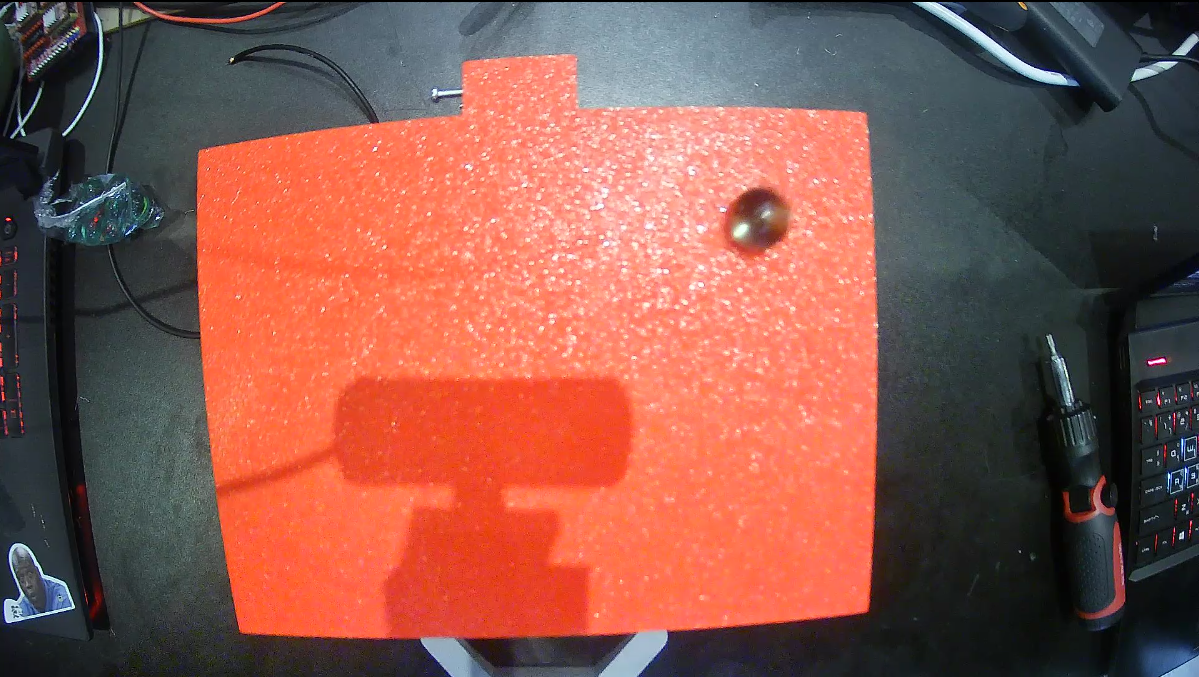
#> input picture TestData/Ball2.png, 1199 x 677 px
$ python onlycamera.py
#> lines starting #> are read from the running program, lines starting #| are printed output that depends on the picture; after the words box and inside, x2 and y2 are one past the last pixel; in counts of white or black regions, pixels touching at a corner belong together
import cv2
import numpy as np
import matplotlib.pyplot as plt
import os

# ---------------------------
# Parameters & Setup
# ---------------------------
data_name = "Ball2.png"
data_folder = os.path.join(os.getcwd(), "TestData")
img_path = os.path.join(data_folder, data_name)
correct_ball = 17  # The correct ball index (adjust as needed)


# ---------------------------
# Load Image
# ---------------------------
original_bgr = cv2.imread(img_path)
#> original_bgr is the input picture: shape (677, 1199, 3); mean B, G, R 77.7, 87.5, 139
if original_bgr is None:
    print("Failed to load image from:", img_path)
    exit()

# Create a copy for annotation (we'll use the same image for all drawings)
annotated_img = original_bgr.copy()

# ---------------------------
# PART 1: BALL DETECTION - Hough Circles
# ---------------------------
# Convert to grayscale and blur for circle detection.
gray = cv2.cvtColor(annotated_img, cv2.COLOR_BGR2GRAY)
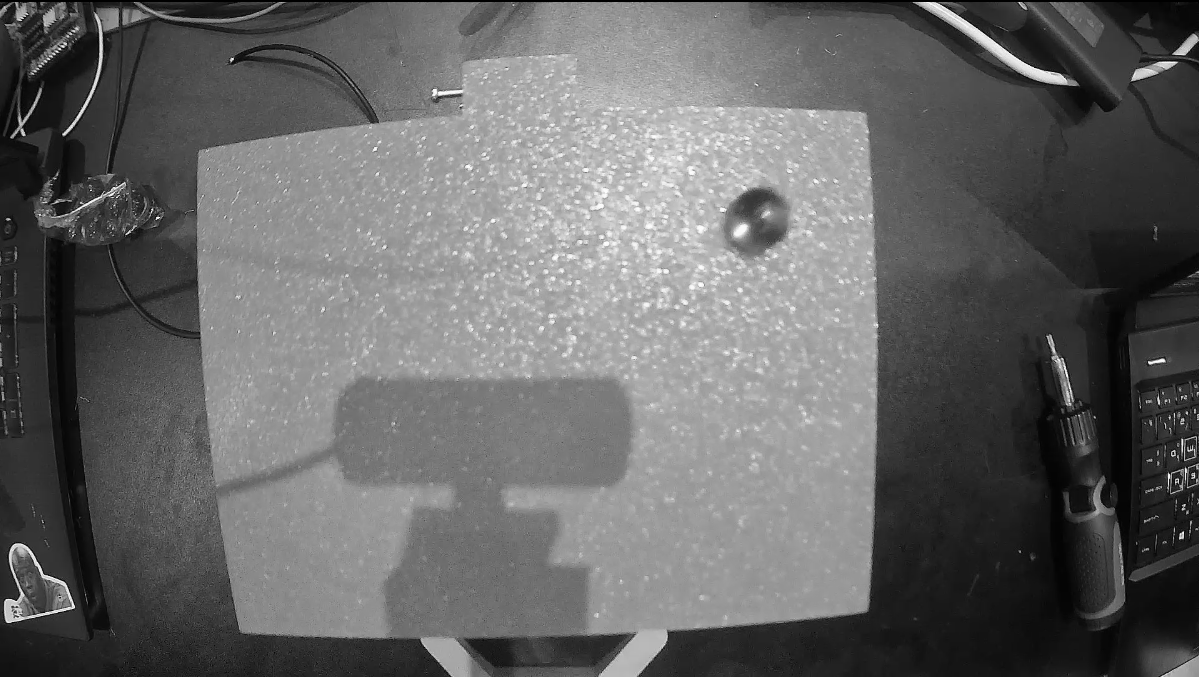
#> gray: shape (677, 1199); min 0, max 254, mean 101.8
gray_blurred = cv2.medianBlur(gray, 5)

# Detect circles using Hough Circle Transform.
circles = cv2.HoughCircles(
    gray_blurred,
    cv2.HOUGH_GRADIENT,
    dp=1.2,
    minDist=20,
    param1=50,
    param2=30,
    minRadius=18,
    maxRadius=30
)
#> circles = [[760.2, 210.6, 25.32]]

# If circles are detected, annotate them on the image and print details.
if circles is not None:
    circles = np.uint16(np.around(circles))
#> circles = [[760, 211, 25]]
    print("All detected circles:", circles)
#| All detected circles: [[[760 211  25]]]

    # Loop over each detected circle and label it.
    for i, (x_center, y_center, radius) in enumerate(circles[0]):
        print(f"Circle {i}: center=({x_center},{y_center}), radius={radius}")
        # Draw the circle's outer boundary (blue) and its center (yellow).
        cv2.circle(annotated_img, (x_center, y_center), radius, (255, 0, 0), 2)
        cv2.circle(annotated_img, (x_center, y_center), 2, (0, 255, 255), -1)
        # Label the circle number at its center (green).
        cv2.putText(annotated_img,
                    str(i),
                    (x_center, y_center),
                    cv2.FONT_HERSHEY_SIMPLEX,
                    1.0,
                    (0, 255, 0),
                    2,
                    cv2.LINE_AA)
#> this loop made 1 pass
#| Circle 0: center=(760,211), radius=25
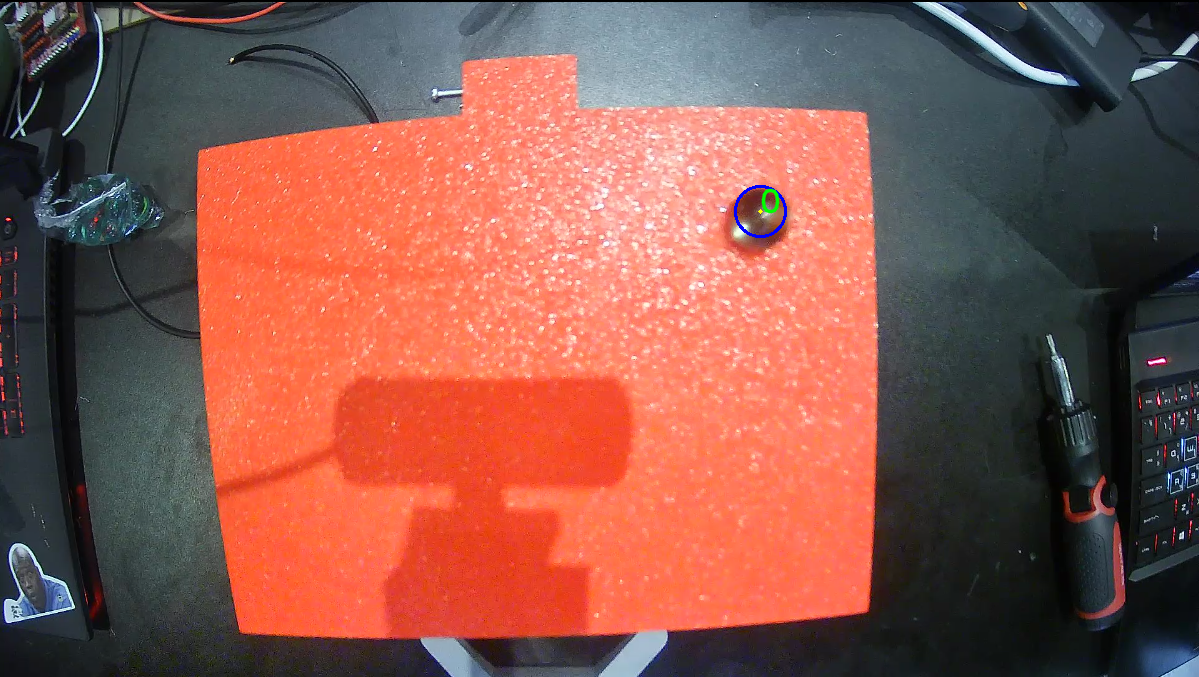
#> annotated_img: shape (677, 1199, 3); 0.09% of pixels changed, all inside (x1, y1, x2, y2) = (734, 185, 787, 238)

    # Print the details for the selected correct ball.
    if correct_ball < len(circles[0]):
        print("Selected ball details:", circles[0][correct_ball])
    else:
        print("Selected ball index out of range.")
else:
    print("No circles detected using Hough Circles.")

# ---------------------------
# PART 2: RED BASE DETECTION
# ---------------------------
# Convert the original image to HSV for red detection.
hsv = cv2.cvtColor(original_bgr, cv2.COLOR_BGR2HSV)
#> hsv: shape (677, 1199, 3); mean H, S, V 55.9, 106.8, 147.5

# Define red thresholds in HSV.
lower_red1 = np.array([0, 120, 70])
upper_red1 = np.array([10, 255, 255])
lower_red2 = np.array([170, 120, 70])
upper_red2 = np.array([180, 255, 255])

mask1 = cv2.inRange(hsv, lower_red1, upper_red1)
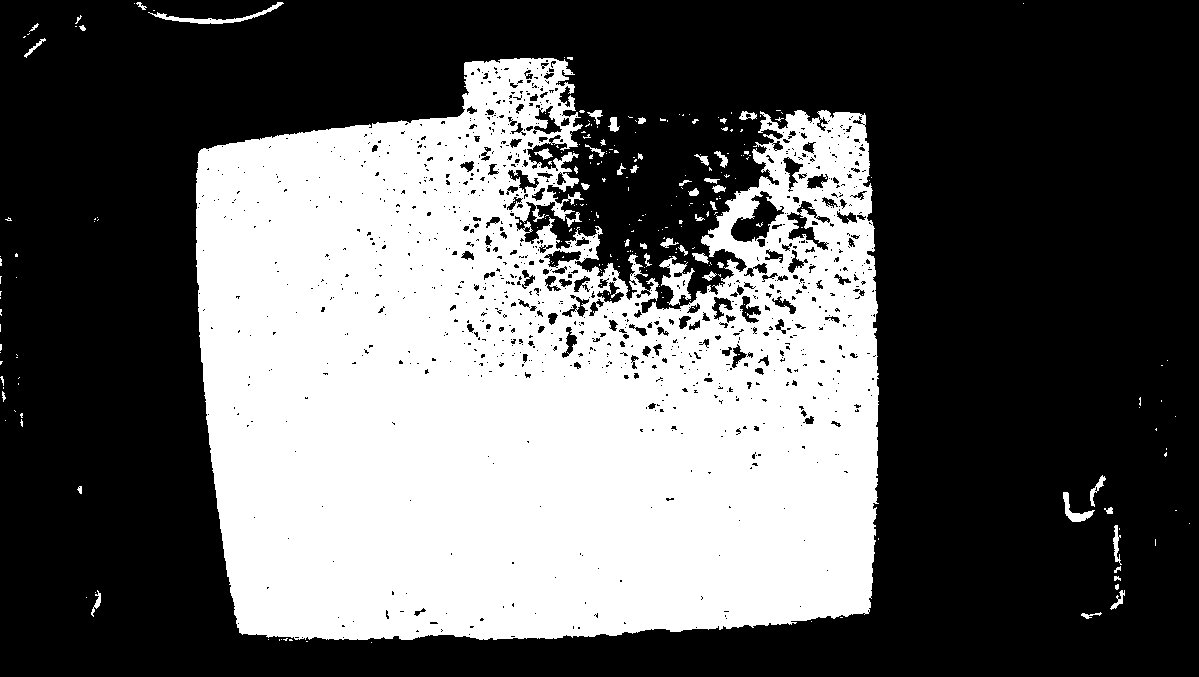
#> mask1: shape (677, 1199); 37.7% white; 274 white regions (224 under 20 px), largest, box (x1, y1, x2, y2) and area: (196, 58, 879, 640) 301289, (659, 256, 695, 306) 778, (148, 2, 284, 24) 543
mask2 = cv2.inRange(hsv, lower_red2, upper_red2)
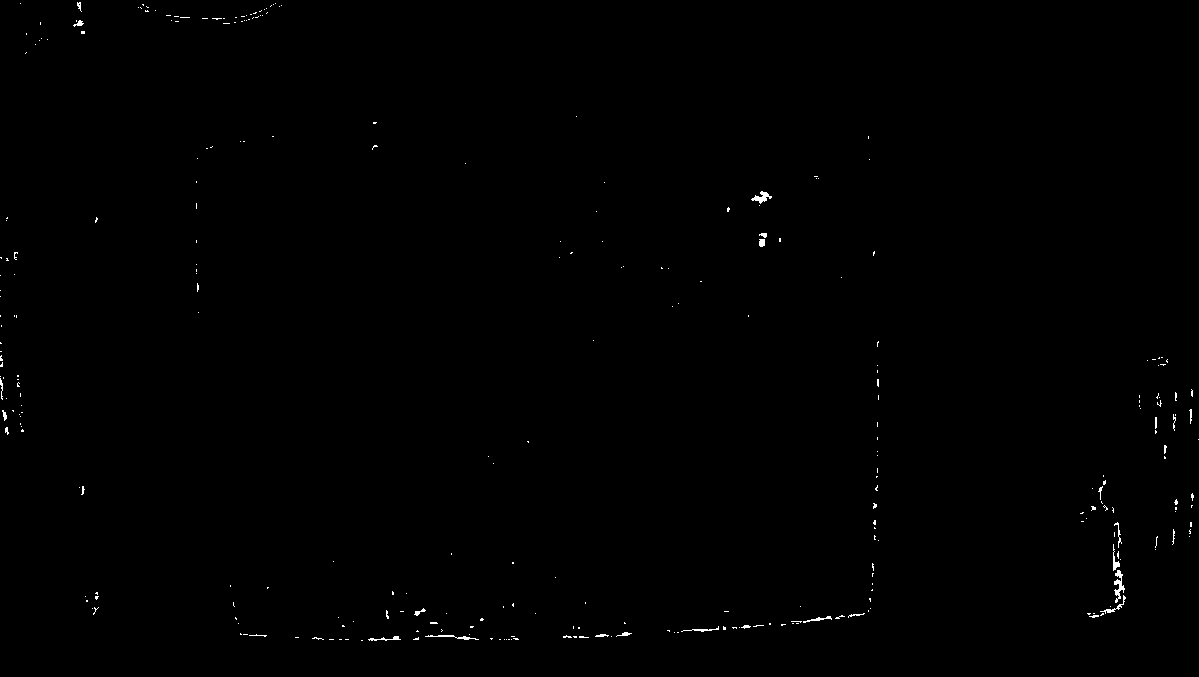
#> mask2: shape (677, 1199); 0.3% white in thin lines or dots
mask = mask1 | mask2
#> mask: shape (677, 1199); 38% white; 291 white regions (237 under 20 px), largest, box (x1, y1, x2, y2) and area: (196, 58, 879, 641) 302499, (1081, 522, 1126, 619) 795, (659, 256, 695, 307) 784

# Morphological cleanup.
kernel = np.ones((5, 5), np.uint8)
mask = cv2.morphologyEx(mask, cv2.MORPH_OPEN, kernel)
#> mask: shape (677, 1199); 36.6% white; 67 white regions, largest, box (x1, y1, x2, y2) and area: (196, 58, 879, 640) 290332, (1113, 528, 1125, 609) 607, (541, 86, 566, 125) 486
mask = cv2.morphologyEx(mask, cv2.MORPH_CLOSE, kernel)
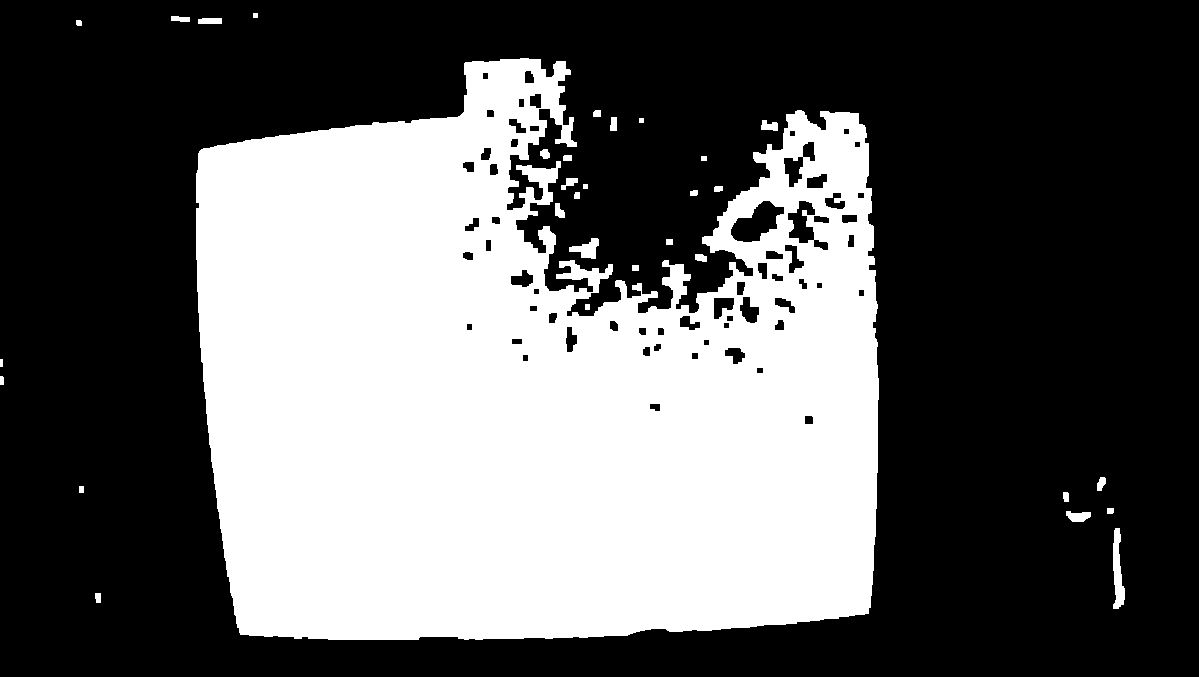
#> mask: shape (677, 1199); 37.6% white; 32 white regions

# Find contours.
contours, _ = cv2.findContours(mask, cv2.RETR_EXTERNAL, cv2.CHAIN_APPROX_SIMPLE)
#> contours = 32 contours, 4 with area under 20; largest, box (x1, y1, x2, y2) and area: (196, 58, 879, 640) 307884, (1113, 528, 1125, 609) 524, (569, 238, 599, 259) 294, (1066, 511, 1091, 522) 170, (198, 18, 222, 24) 112
if len(contours) == 0:
    print("No red base detected.")
    exit()

# Sort by area and pick the largest.
contours = sorted(contours, key=cv2.contourArea, reverse=True)
base_contour = contours[0]
#> base_contour = contour of 1121 points, box (x1, y1, x2, y2) (196, 58, 879, 640), area 307884

# Compute moments to find the red base center.
M_base = cv2.moments(base_contour)
#> M_base = moments, m00 307883.5, centre m10/m00, m01/m00 = (528.8, 390.8)
if M_base["m00"] != 0:
    base_cx = int(M_base["m10"] / M_base["m00"])
#> base_cx = 528
    base_cy = int(M_base["m01"] / M_base["m00"])
#> base_cy = 390
    base_center = (base_cx, base_cy)
#> base_center = (528, 390)
    # Draw a small green circle at the base center.
    cv2.circle(annotated_img, base_center, 5, (0, 255, 0), -1)
#> annotated_img: shape (677, 1199, 3); 0.01% of pixels changed, all inside (x1, y1, x2, y2) = (523, 385, 534, 396)
    print(f"Base center (in pixels): {base_center}")
#| Base center (in pixels): (528, 390)
else:
    print("Could not compute base center.")
    exit()

# ---------------------------
# PART 3: COMPUTE DISTANCE BETWEEN BASE CENTER AND A BALL CENTER
# ---------------------------
# Here we use the first detected circle (or you can choose another by index).
if circles is not None:
    # For example, using the first detected circle:
    x_center, y_center, radius = circles[0][0]
#> x_center = 760; y_center = 211; radius = 25
    ball_center = (int(x_center), int(y_center))
#> ball_center = (760, 211)
    errorX = int(x_center) - base_cx
#> errorX = 232
    errorY = int(y_center) - base_cy
#> errorY = -179
    print(f"Ball center (in pixels): {ball_center}")
#| Ball center (in pixels): (760, 211)
    print(f"Pixel difference from base center to ball center: (errorX={errorX}, errorY={errorY})")
#| Pixel difference from base center to ball center: (errorX=232, errorY=-179)
else:
    print("No ball detected for error computation.")

# ---------------------------
# DISPLAY THE FINAL ANNOTATED IMAGE
# ---------------------------
output_rgb = cv2.cvtColor(annotated_img, cv2.COLOR_BGR2RGB)
plt.figure(figsize=(8, 6))
plt.imshow(output_rgb)
plt.title("Annotated Image: Base and Ball Detection")
plt.axis('off')
plt.show()

$ run again, with OldBallViid/Base.png copied over TestData/Ball2.png
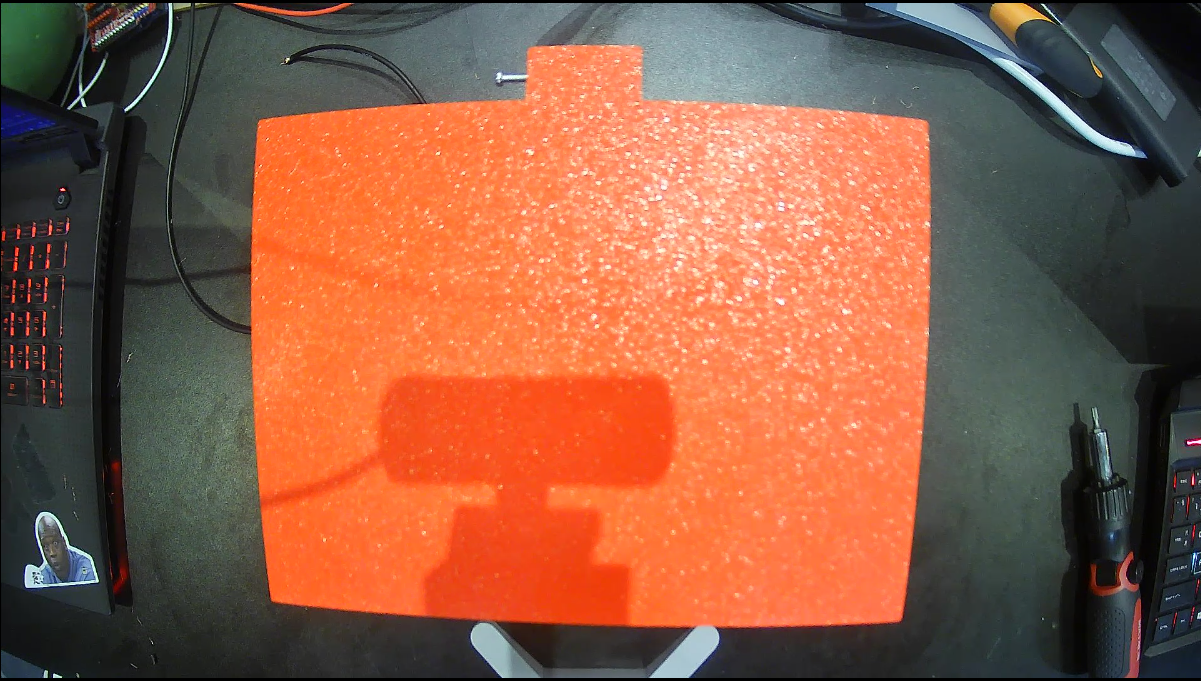
#> input picture OldBallViid/Base.png, 1201 x 681 px
#> original_bgr is the input picture: shape (681, 1201, 3); mean B, G, R 69.7, 92.2, 142.7
#> `gray = cv2.cvtColor(annotated_img, cv2.COLOR_BGR2GRAY)`:
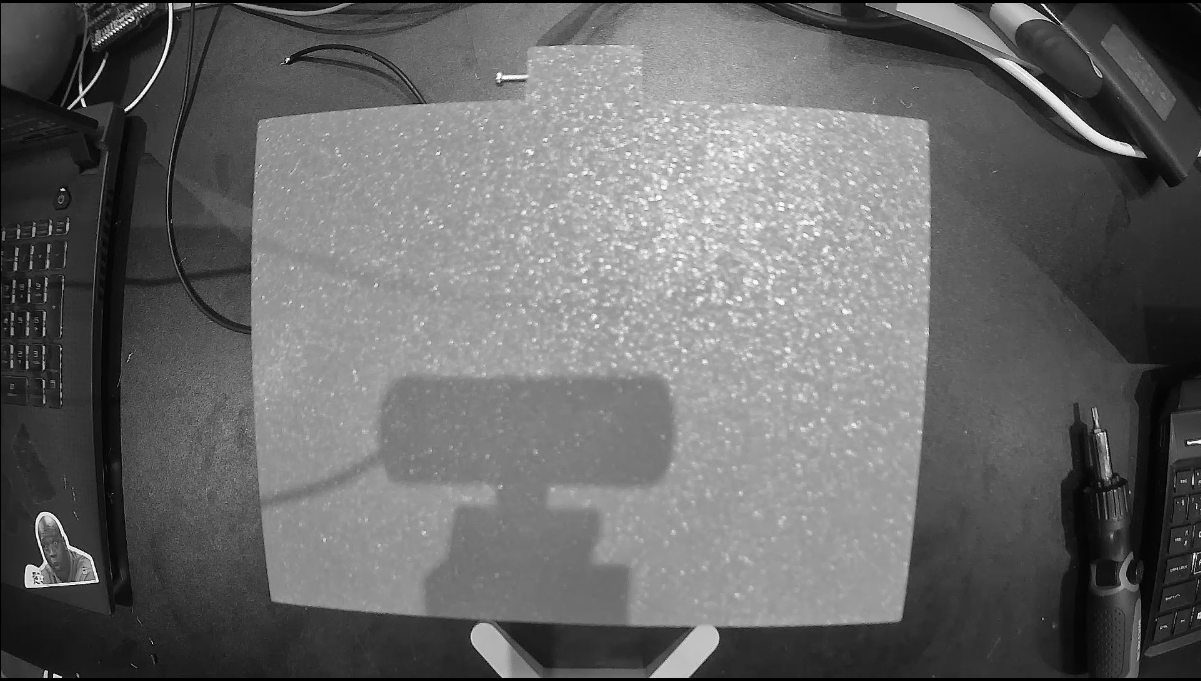
#> gray: shape (681, 1201); min 0, max 253, mean 104.8
#> circles = None
#> hsv: shape (681, 1201, 3); mean H, S, V 47.1, 105.7, 149.2
#> mask1: shape (681, 1201); 38.1% white; 197 white regions (157 under 20 px), largest, box (x1, y1, x2, y2) and area: (248, 45, 931, 630) 307800, (236, 3, 352, 17) 595, (1091, 551, 1134, 596) 478
#> mask2: shape (681, 1201); 0.14% white in thin lines or dots
#> `mask = cv2.morphologyEx(mask, cv2.MORPH_CLOSE, kernel)`:
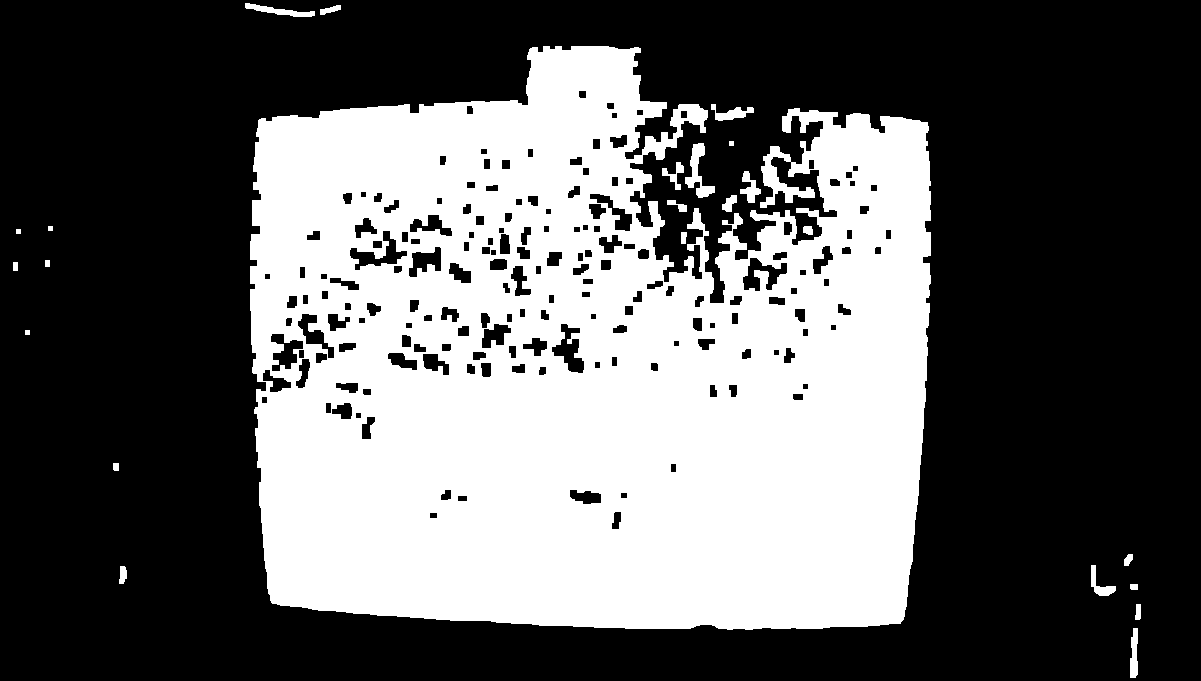
#> mask: shape (681, 1201); 38.3% white; 24 white regions
#> contours = 24 contours, 4 with area under 20; largest, box (x1, y1, x2, y2) and area: (250, 46, 931, 630) 325810, (685, 143, 715, 198) 540, (245, 3, 315, 17) 314, (711, 104, 754, 121) 279, (1130, 628, 1138, 678) 264
#> base_contour = contour of 1281 points, box (x1, y1, x2, y2) (250, 46, 931, 630), area 325810
#> M_base = moments, m00 325809.5, centre m10/m00, m01/m00 = (582.3, 369.3)
#> base_cx = 582
#> base_cy = 369
#> base_center = (582, 369)
#> annotated_img: shape (681, 1201, 3); 0.01% of pixels changed, all inside (x1, y1, x2, y2) = (577, 364, 588, 375)
#| Base center (in pixels): (582, 369)
